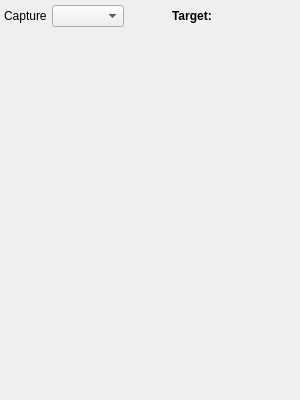
<?xml version='1.0' encoding='utf-8'?>
<ui version="4.0">
 <class>CapturePreviewWidget</class>
 <widget class="QWidget" name="CapturePreviewWidget">
  <property name="geometry">
   <rect>
    <x>0</x>
    <y>0</y>
    <width>300</width>
    <height>400</height>
   </rect>
  </property>
  <property name="sizePolicy">
   <sizepolicy hsizetype="MinimumExpanding" vsizetype="MinimumExpanding">
    <horstretch>0</horstretch>
    <verstretch>0</verstretch>
   </sizepolicy>
  </property>
  <property name="minimumSize">
   <size>
    <width>300</width>
    <height>400</height>
   </size>
  </property>
  <property name="maximumSize">
   <size>
    <width>16777215</width>
    <height>16777215</height>
   </size>
  </property>
  <property name="baseSize">
   <size>
    <width>0</width>
    <height>0</height>
   </size>
  </property>
  <property name="windowTitle">
   <string>Ekos</string>
  </property>
  <layout class="QVBoxLayout" name="verticalLayout" stretch="0,1,0">
   <property name="spacing">
    <number>0</number>
   </property>
   <property name="leftMargin">
    <number>4</number>
   </property>
   <property name="topMargin">
    <number>4</number>
   </property>
   <property name="rightMargin">
    <number>4</number>
   </property>
   <property name="bottomMargin">
    <number>4</number>
   </property>
   <item>
    <layout class="QHBoxLayout" name="captureStatusLayout" stretch="1,1,1,0,0,1,0">
     <property name="spacing">
      <number>2</number>
     </property>
     <property name="bottomMargin">
      <number>4</number>
     </property>
     <item>
      <widget class="QLabel" name="captureLabel">
       <property name="text">
        <string>Capture</string>
       </property>
      </widget>
     </item>
     <item>
      <widget class="QComboBox" name="trainSelectionCB" />
     </item>
     <item>
      <spacer name="horizontalSpacer_2">
       <property name="orientation">
        <enum>Qt::Horizontal</enum>
       </property>
       <property name="sizeHint" stdset="0">
        <size>
         <width>40</width>
         <height>20</height>
        </size>
       </property>
      </spacer>
     </item>
     <item>
      <widget class="QLabel" name="targetLabel">
       <property name="sizePolicy">
        <sizepolicy hsizetype="Preferred" vsizetype="Preferred">
         <horstretch>0</horstretch>
         <verstretch>0</verstretch>
        </sizepolicy>
       </property>
       <property name="font">
        <font>
         <weight>75</weight>
         <bold>true</bold>
        </font>
       </property>
       <property name="text">
        <string>Target: </string>
       </property>
      </widget>
     </item>
     <item>
      <widget class="QLabel" name="mountTarget">
       <property name="minimumSize">
        <size>
         <width>10</width>
         <height>0</height>
        </size>
       </property>
       <property name="text">
        <string />
       </property>
      </widget>
     </item>
     <item>
      <spacer name="horizontalSpacer">
       <property name="orientation">
        <enum>Qt::Horizontal</enum>
       </property>
       <property name="sizeHint" stdset="0">
        <size>
         <width>1</width>
         <height>20</height>
        </size>
       </property>
      </spacer>
     </item>
     <item>
      <widget class="Ekos::LedStatusWidget" name="captureStatusWidget" native="true">
       <property name="minimumSize">
        <size>
         <width>20</width>
         <height>24</height>
        </size>
       </property>
      </widget>
     </item>
    </layout>
   </item>
   <item>
    <widget class="QWidget" name="previewWidget" native="true">
     <property name="sizePolicy">
      <sizepolicy hsizetype="Expanding" vsizetype="Expanding">
       <horstretch>0</horstretch>
       <verstretch>0</verstretch>
      </sizepolicy>
     </property>
     <property name="minimumSize">
      <size>
       <width>250</width>
       <height>250</height>
      </size>
     </property>
     <property name="toolTipDuration">
      <number>1</number>
     </property>
     <property name="autoFillBackground">
      <bool>false</bool>
     </property>
     </widget>
   </item>
   <item>
    <widget class="CaptureCountsWidget" name="captureCountsWidget" native="true">
     <property name="minimumSize">
      <size>
       <width>250</width>
       <height>20</height>
      </size>
     </property>
    </widget>
   </item>
  </layout>
 </widget>
 <customwidgets>
  <customwidget>
   <class>Ekos::LedStatusWidget</class>
   <extends>QWidget</extends>
   <header>ekos/auxiliary/ledstatuswidget.h</header>
  </customwidget>
  <customwidget>
   <class>CaptureCountsWidget</class>
   <extends>QWidget</extends>
   <header>ekos/capture/capturecountswidget.h</header>
   <container>1</container>
  </customwidget>
 </customwidgets>
 <resources />
 <connections />
</ui>
